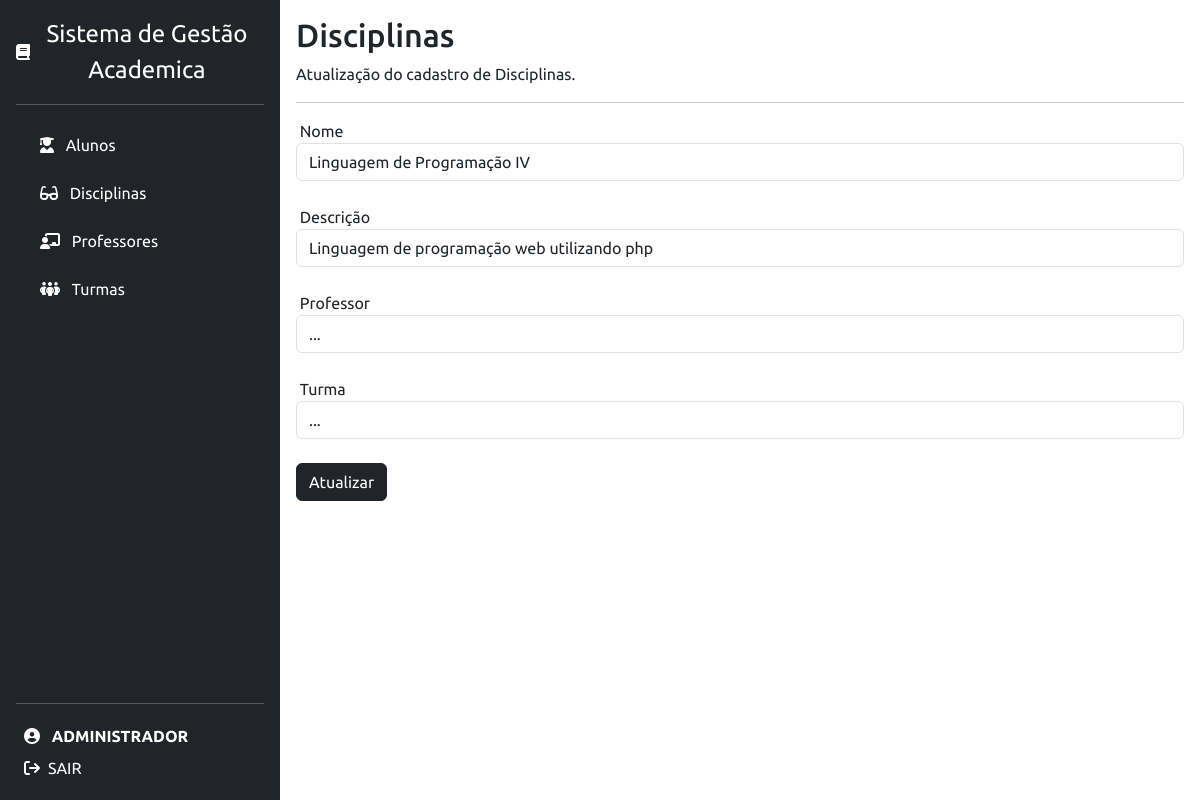
Screenshot of /update-disciplina.php?codigo=1 (signed in) with the database file from the repository.
### tables this page shows
CREATE TABLE IF NOT EXISTS `disciplina` (
  `codigo` INT(11) NOT NULL AUTO_INCREMENT,
  `nome` VARCHAR(45) NOT NULL,
  `descricao` VARCHAR(255) NULL DEFAULT NULL,
  `professor_codigo` INT(11) NOT NULL,
  `turma_codigo` INT(11) NOT NULL,
  PRIMARY KEY (`codigo`),
  CONSTRAINT `fk_disciplina_professor`
    FOREIGN KEY (`professor_codigo`)
    REFERENCES `professor` (`codigo`)
    ON DELETE NO ACTION
    ON UPDATE NO ACTION,
  CONSTRAINT `fk_disciplina_turma`
    FOREIGN KEY (`turma_codigo`)
    REFERENCES `turma` (`codigo`)
    ON DELETE NO ACTION
    ON UPDATE NO ACTION
);

### update-disciplina.php (the view, shortened to what this page needs)
<?php
require("sidemenu.php");
	require_once('connection.php');
	if (isset($_GET['codigo'])) {
		$codigo = $_GET['codigo'];
		$mysql_query = "SELECT * FROM disciplina WHERE codigo={$codigo}";
		$result = $conn -> query($mysql_query);
		$row = mysqli_fetch_assoc($result);
	}
?>
<div class="container p-3">
	<h2>Disciplinas</h2>
  	<p>Atualização do cadastro de Disciplinas.</p>
  	<hr>
	<div class="wrapper">
		<form method="post">
			<label for="name">&nbsp;Nome</label>
			<input type="text" name="nome" id="nome" class="form-control" required value="<?= $row['nome']; ?>"><br>
			<label for="descricao">&nbsp;Descrição</label>
			<input type="text" name="descricao" id="descricao" class="form-control" required value="<?= $row['descricao']; ?>"><br>
            <label for="professor">&nbsp;Professor</label>
            <select name="professor" id="professor" class="form-control">
                <option selected>...</option>
            </select><br>
            <label for="turma">&nbsp;Turma</label>
            <select name="turma" id="turma" class="form-control">
                <option selected>...</option>
            </select><br>
			<input type="submit" name="enviar" value="Atualizar" class="btn btn-dark w100">
		</form>
	</div>
</div>

### CSS/style.css (style rules this page uses)
body { font-family: Ubuntu, sans-serif !important; margin: 0 auto; padding: 0px; height: 100vh; }

### rows the page displays
disciplina: nome "Linguagem de Programação IV", descricao "Linguagem de programação web utilizando php"

### other values shown
$_SESSION['username'] "ADMINISTRADOR"
